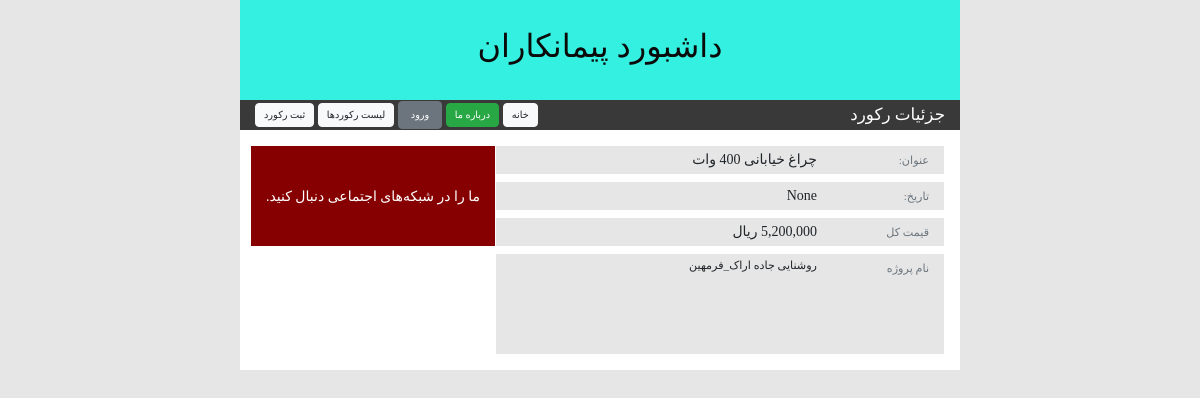
The page /accounting/record_details/1/ on the database its author committed.
### Accounting/models.py (models this page shows, shortened)
class recording(models.Model):
    class Meta:
        verbose_name="ثبت دخل و خرج"
        verbose_name_plural="ثبت دخل و خرج"
    EXPENSE='1'
    INCOME='2'
    types_choice=(
        (EXPENSE,'خرج کرد'),
        (INCOME,'درآمد')
    )
    types=models.CharField('نوع',choices=types_choice,max_length=10)
    project=models.ForeignKey('Project',on_delete=models.PROTECT,verbose_name='نام پروژه',null=True)
    title=models.CharField('عنوان',max_length=100)
    amount=models.BigIntegerField('تعداد')
    unit_price=models.BigIntegerField('مبلغ واحد')
    date=models.DateField('تاریخ',null=True,blank=True)
    description=models.TextField('توضیحات',null=True,blank=True)
    _total_price=None
    objects = AnnotationManager(
        total_price=F('amount') * F('unit_price')
    )

class Project(models.Model):
    class Meta:
        verbose_name="پروژه"
        verbose_name_plural="پروژه ها"
    status_choise=[
        ('1','در دست اجرا'),
        ('2','پیش نویس'),
        ('3','تحویل موقت'),
        ('4','تحویل قطعی'),
        ('5','تعلیق')
    ]
    name=models.CharField('عنوان پروژه', max_length=50)
    number=models.CharField('شماره قرارداد',max_length=50,null=True,blank=True)
    date=models.DateField('تاریخ قرارداد',null=True,blank=True)
    cost=models.BigIntegerField('مبلغ قرارداد',null=True,blank=True)
    master=models.CharField('نام کارفرما ',max_length=50,null=True,blank=True)
    status=models.CharField('وضعیت قرارداد',choices=status_choise,null=True,blank=True,max_length=15)
    def __str__(self):
        return '{}'.format(self.name)

### Accounting/views.py (the view)
# urls.py: path('record_details/<int:record_id>/',views.record_details,name='record_details'),
def record_details(request,record_id):
    record=get_object_or_404(recording,pk=record_id)
    context={
        'record':record
    }
    return render(request,'html/record_details.html',context)

### Accounting/models.py (called while the page is built)
    def get_queryset(self):
        return super().get_queryset().annotate(**self.annotations)

### Accounting/templates/html/record_details.html (shortened to what this page needs)
{% extends  "html/base.html" %}
{% load static %}
{% load humanize %}
{% block toolbar_title %}
جزئیات رکورد
{% endblock %}
{% block toolbar_buttons %}
<a class="btn btn-light py-1 px-2" href={% url 'accounting:record_list' %} >
    لیست رکوردها
</a>
<a class="btn btn-light py-1 px-2" href={% url 'accounting:record_register' %} >
    ثبت رکورد
</a>
{% endblock %}
{% block main_content %}
  <div class="row py-3">
    <div class="col-8 item-details">
        <div class="row px-3">
            <div class="col-3">
                <small class="text-muted">
                    عنوان:
                </small>
            </div>
            <div class="col-9">
                {{ record.title }}
            </div>
            <div class="col-3">
                <small class="text-muted">
                    تاریخ:
                </small>
            </div>
            <div class="col-9">
                {{ record.date }}
            </div>
            <div class="col-3">
                <small class="text-muted">
                    قیمت کل
                </small>
            </div>
            <div class="col-9">
                {{ record.total_price | intcomma:False  }}
                ریال
            </div>
            <div class="col-3">
                <small class="text-muted">
                    نام پروژه
                </small>
            </div>
            <div class="col-9 item-text-box">
                {{ record.project }}
            </div>
        </div>
    </div>
{% endblock %}

### Accounting/static/accounting/css/main.css (style rules this page uses)
body { direction: rtl; text-align: right; font-family: IRANSansWebFaNum; font-size: 14px !important; margin: 0; background-color: #e6e6e6; }
#toolbar .btn { font-size: 0.7em; }
.item-details > div.row > div { line-height: 2em; background-color: #e6e6e6; }
.item-text-box { font-size: 0.8em; min-height: 100px; background-color: #e6e6e6; text-align: justify; }

### rows shown on the page
recording: title "چراغ خیابانی 400 وات", date "None", total_price "5,200,000", project "روشنایی جاده اراک_فرمهین"
